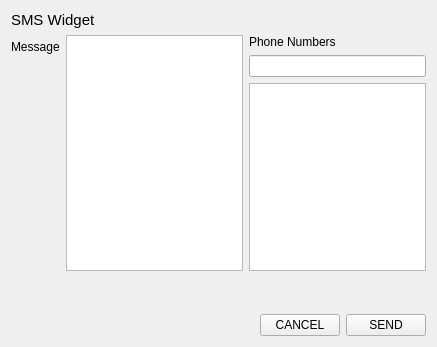
<?xml version="1.0" encoding="UTF-8"?>
<ui version="4.0">
 <class>SMSWidget</class>
 <widget class="QWidget" name="SMSWidget">
  <property name="geometry">
   <rect>
    <x>0</x>
    <y>0</y>
    <width>437</width>
    <height>347</height>
   </rect>
  </property>
  <property name="windowTitle">
   <string>Form</string>
  </property>
  <layout class="QVBoxLayout" name="verticalLayout_2">
   <item>
    <widget class="QLabel" name="label">
     <property name="font">
      <font>
       <pointsize>11</pointsize>
      </font>
     </property>
     <property name="text">
      <string>SMS Widget</string>
     </property>
    </widget>
   </item>
   <item>
    <layout class="QHBoxLayout" name="horizontalLayout_2">
     <item>
      <layout class="QFormLayout" name="formLayout">
       <item row="2" column="0">
        <widget class="QLabel" name="label_3">
         <property name="text">
          <string>Message</string>
         </property>
        </widget>
       </item>
       <item row="2" column="1">
        <widget class="QPlainTextEdit" name="msgText"/>
       </item>
      </layout>
     </item>
     <item>
      <layout class="QVBoxLayout" name="verticalLayout">
       <item>
        <widget class="QLabel" name="label_2">
         <property name="text">
          <string>Phone Numbers</string>
         </property>
        </widget>
       </item>
       <item>
        <widget class="QLineEdit" name="phoneLine"/>
       </item>
       <item>
        <widget class="QTableView" name="tableView"/>
       </item>
      </layout>
     </item>
    </layout>
   </item>
   <item>
    <spacer name="verticalSpacer">
     <property name="orientation">
      <enum>Qt::Vertical</enum>
     </property>
     <property name="sizeHint" stdset="0">
      <size>
       <width>20</width>
       <height>40</height>
      </size>
     </property>
    </spacer>
   </item>
   <item>
    <layout class="QHBoxLayout" name="horizontalLayout">
     <item>
      <spacer name="horizontalSpacer">
       <property name="orientation">
        <enum>Qt::Horizontal</enum>
       </property>
       <property name="sizeHint" stdset="0">
        <size>
         <width>40</width>
         <height>20</height>
        </size>
       </property>
      </spacer>
     </item>
     <item>
      <widget class="QPushButton" name="cancelBuuton">
       <property name="text">
        <string>CANCEL</string>
       </property>
      </widget>
     </item>
     <item>
      <widget class="QPushButton" name="sendButton">
       <property name="text">
        <string>SEND</string>
       </property>
      </widget>
     </item>
    </layout>
   </item>
  </layout>
 </widget>
 <resources/>
 <connections/>
</ui>
